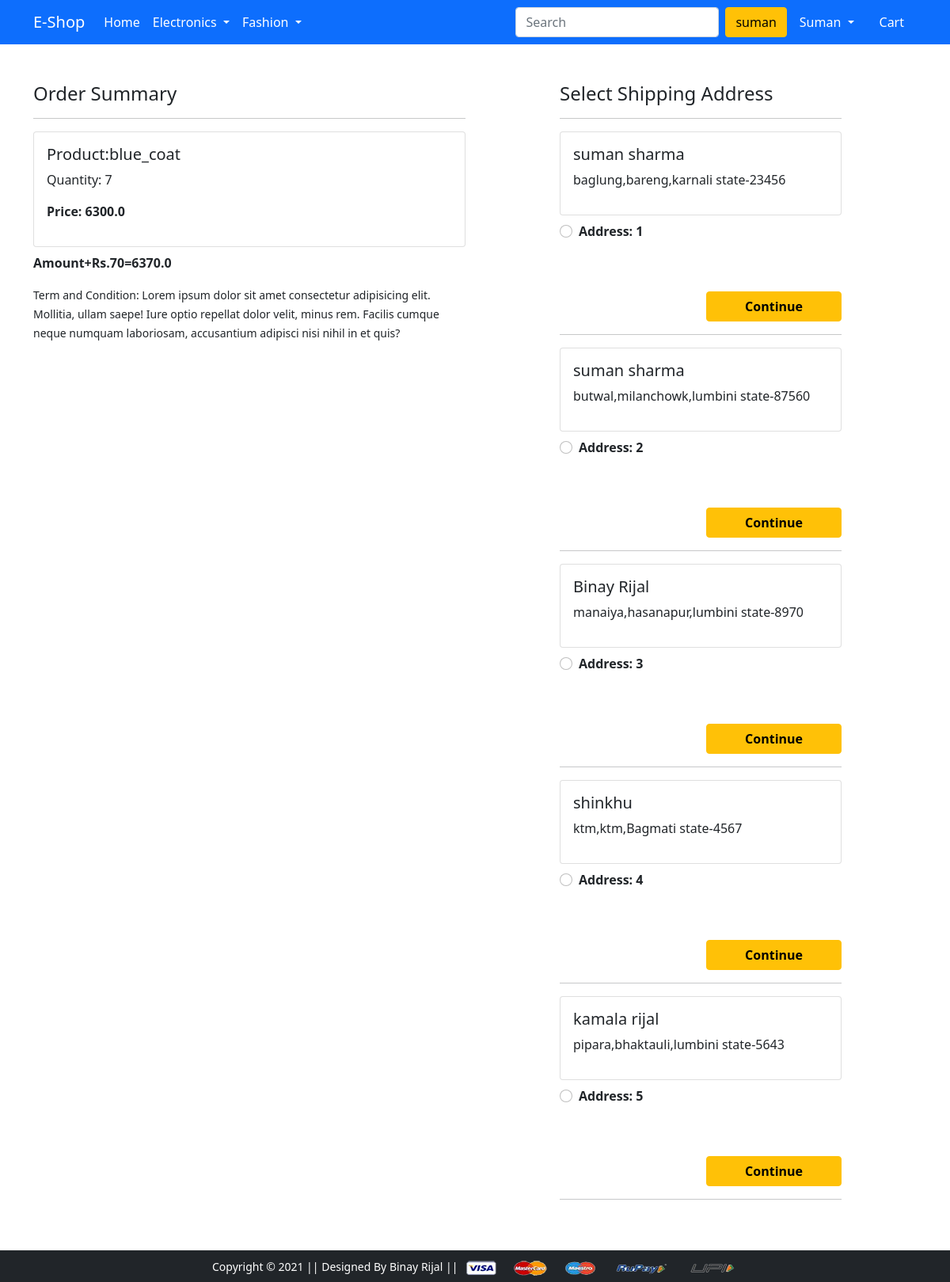
Page /checkout/ (signed in) on the earlier database version.
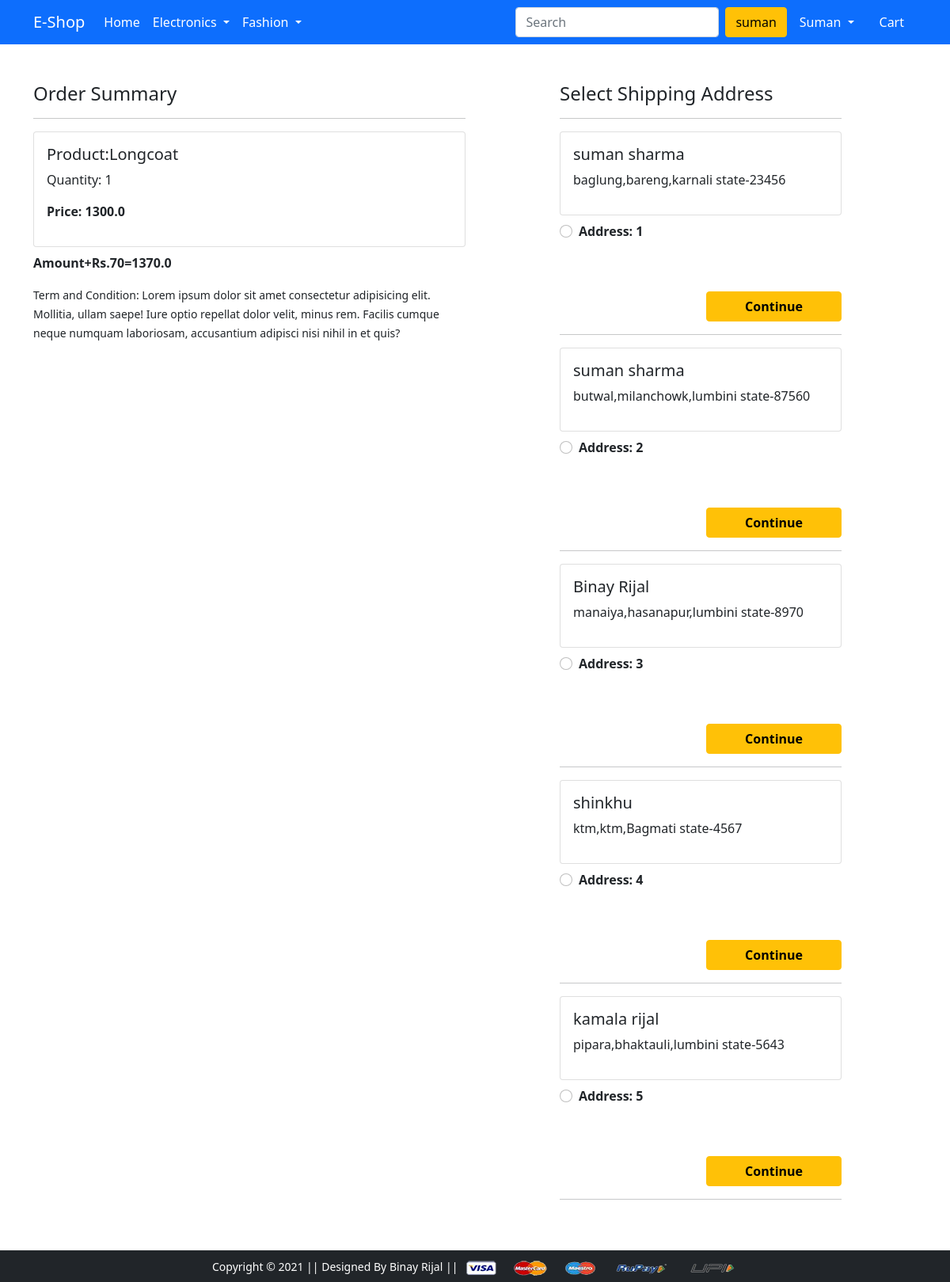
Same page on the later database version.
### app/models.py (models this page shows, shortened)
class Cart(models.Model):
    user=models.ForeignKey(User,on_delete=models.CASCADE)
    product=models.ForeignKey(Product,on_delete=models.CASCADE)
    quantity=models.PositiveIntegerField(default=1)
    @property
    def total_amount(self):
        return self.quantity*self.product.lastprice

class Product(models.Model):
    title=models.CharField(max_length=100)
    selling_price=models.FloatField()
    discounted_price=models.FloatField()
    description=models.TextField()
    brand=models.CharField(max_length=50)
    category=models.CharField(choices=CATEGORY_CHOICES,max_length=2)
    product_image=models.ImageField(upload_to='productimg')
    @property
    def lastprice(self):
        return self.selling_price-self.discounted_price

class Customer(models.Model):
    user=models.ForeignKey(User,on_delete=models.CASCADE)
    name=models.CharField(max_length=50)
    locality=models.CharField(max_length=100)
    city=models.CharField(max_length=100)
    zipcode=models.IntegerField()
    state=models.CharField(choices=STATE_CHOICES,max_length=100)

### app/views.py (the view)
# urls.py: path('checkout/', views.checkout, name='checkout'),
@login_required
def checkout(request):
 add=Customer.objects.filter(user=request.user)
 cart_item=Cart.objects.filter(user=request.user)
 amount=0.0
 shipping=70.0
 cart_product=[p for p in Cart.objects.all() if p.user==request.user]
 for p in cart_product:
  tempamount=(p.quantity*p.product.lastprice)
  amount+=tempamount
 totalamount=amount+shipping
 return render(request, 'app/checkout.html',{'add':add,'totalamount':totalamount,'cartitem':cart_item})

### app/templates/app/checkout.html (shortened to what this page needs)
{% extends 'app/base.html' %}
{% load static %}
{% block main-content %}
<div class="container">
 <div class="row mt-5">
  <div class="col-sm-6">
    <h4>Order Summary</h4>
    {%for p in cartitem%}
    <hr>
      <div class="card mb-2">
        <div class="card-body">
          <h5>Product:{{p.product.title}} </h5>
          <p>Quantity: {{p.quantity}}</p>
          <p class="fw-bold">Price: {{p.total_amount}}</p>
        </div>
      </div>
    {%endfor%}
      <p class="fw-bold">Amount+Rs.70={{totalamount}}</p>
    <small>Term and Condition: Lorem ipsum dolor sit amet consectetur adipisicing elit. Mollitia, ullam saepe! Iure optio repellat dolor velit, minus rem. Facilis cumque neque numquam laboriosam, accusantium adipisci nisi nihil in et quis?</small>
  </div>
  <div class="col-sm-4 offset-sm-1">
    <h4>Select Shipping Address</h4>
    <hr>
    <form action="/paymentdone">
      {%for a in add%}
      <div class="card">
        <div class="card-body">
        <h5>{{a.name}}</h5>
        <p>{{a.city}},{{a.locality}},{{a.state}}-{{a.zipcode}}</p>
        </div>
      </div>
        <div class="form-check mt-2 mb-5">
          <input class="form-check-input" type="radio" name="custid" id="custid{{forloop.counter}}" value="{{a.id}}">
          <label class="form-check-label fw-bold" for="custid{{forloop.counter}}">
            Address: {{forloop.counter}} </label>
        </div>
        <div class="text-end">
          <button type="submit" class="btn btn-warning mt-3 px-5 fw-bold">Continue</button>
        </div>
        <hr>
        {%endfor%}
      </form>
    </div>
  </div>
</div>
{% endblock main-content %}

Differences in the rows shown:
removed Cart: product "blue_coat", quantity "7", total_amount "6300.0"
added Cart: product "Longcoat", quantity "1", total_amount "1300.0"
Other differences:
{{ totalamount }}: "6370.0" → "1370.0"
